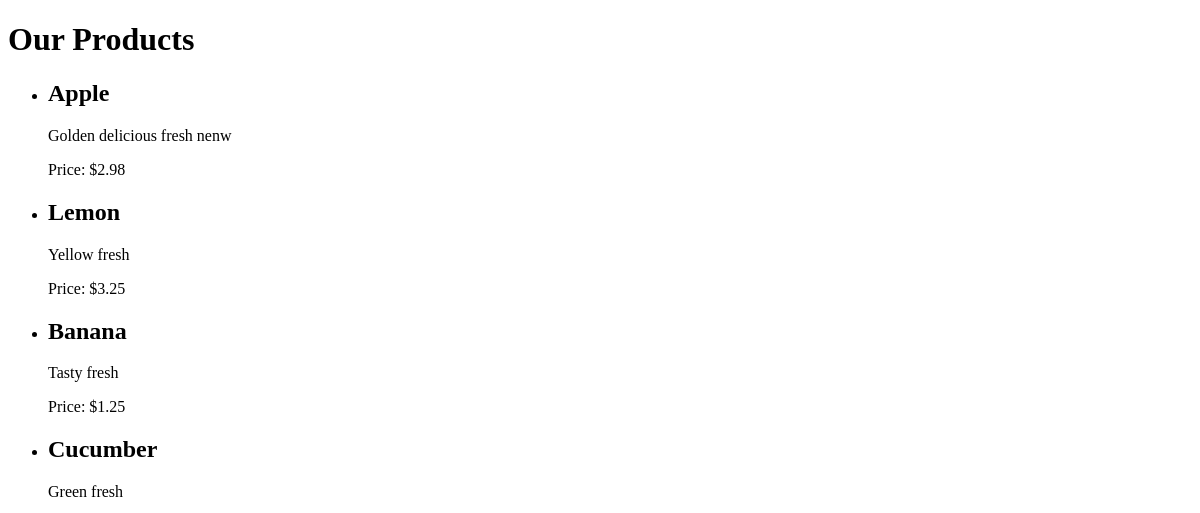
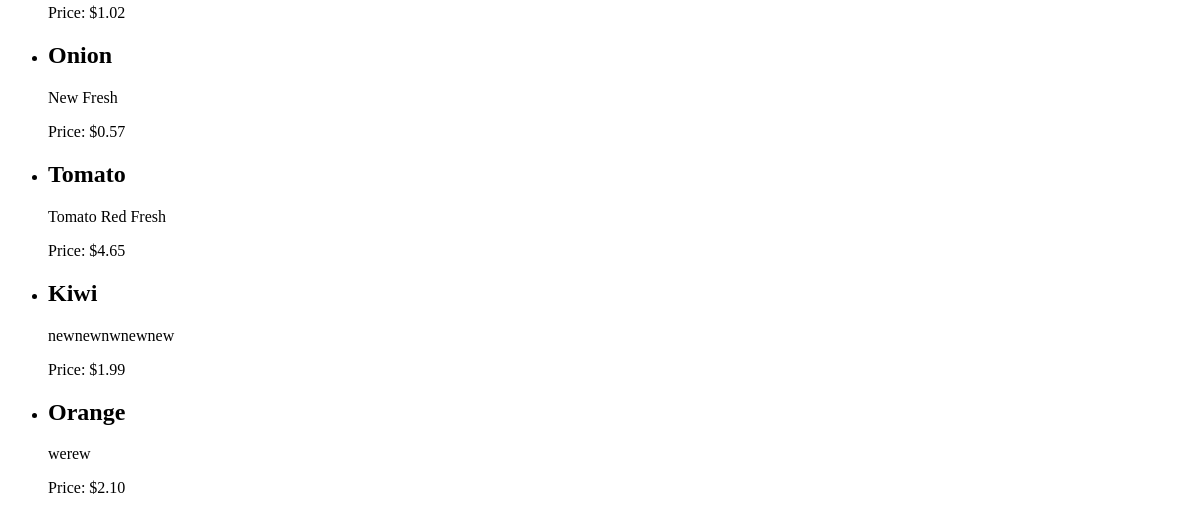
/product_list/, run on an earlier commit of the app's database (2 pictures, top to bottom).
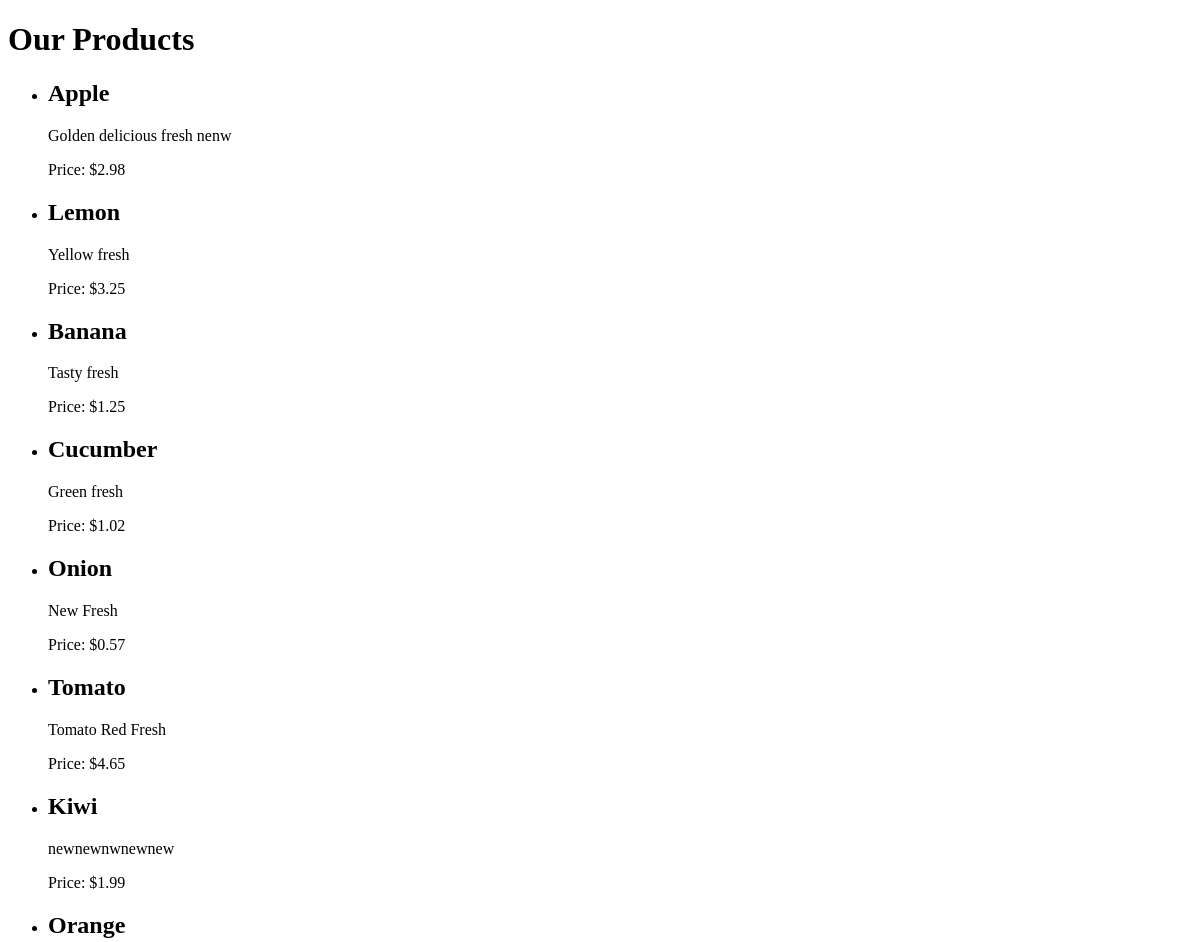
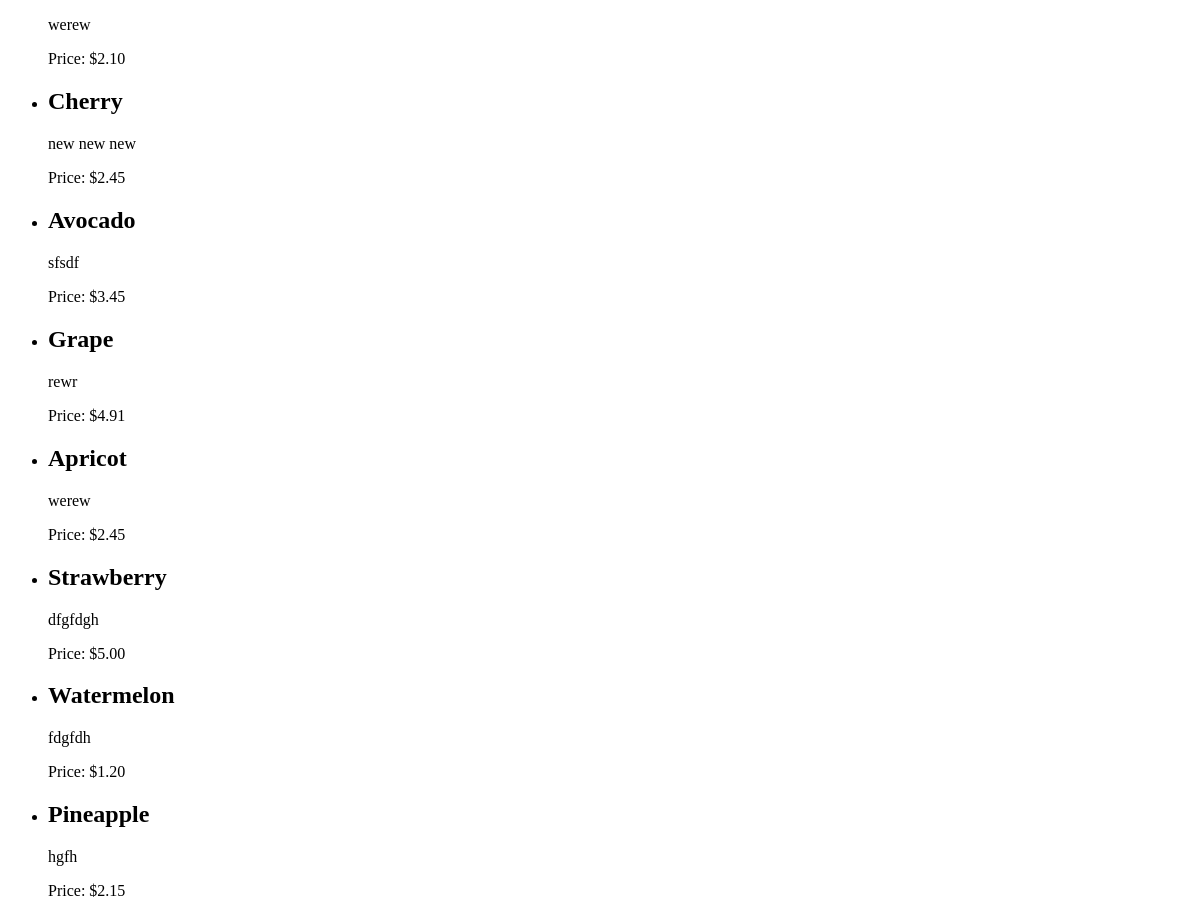
And on a later commit of the database (2 pictures, top to bottom).
### products/models.py (models this page shows, shortened)
class Product(models.Model):
    name = models.CharField(max_length=100)
    price = models.DecimalField(max_digits=10, decimal_places=2)
    description = models.TextField()
    stock = models.IntegerField()
    image = models.ImageField(upload_to='product_images/', blank=True, null=True)  # Image field

### products/views.py (the view)
# urls.py: path('product_list/', product_list, name='product_list'),  # Direct URL for product list
def product_list(request):
    products = Product.objects.all()
    return render(request, 'products/product_list.html', {'products': products})

### products/context_processors.py (called while the page is built)
def cart_counter(request):
    cart = request.session.get("cart", {})
    cart_count = sum(cart.values())
    return {"cart_count": cart_count}

### products/templates/products/product_list.html (shortened to what this page needs)
<!DOCTYPE html>
<html lang="en">
<head>
</head>
<body>
    <h1>Our Products</h1>
    <ul>
        {% for product in products %}
        <li>
            <h2>{{ product.name }}</h2>
            <p>{{ product.description }}</p>
            <p>Price: ${{ product.price }}</p>
        </li>
        {% endfor %}
    </ul>
</body>
</html>

What changed in the data, as far as the page shows it:
added Product: name "Cherry", description "new new new", price "2.45"
added Product: name "Avocado", description "sfsdf", price "3.45"
added Product: name "Grape", description "rewr", price "4.91"
added Product: name "Apricot", description "werew", price "2.45"
added Product: name "Strawberry", description "dfgfdgh", price "5.00"
added Product: name "Watermelon", description "fdgfdh", price "1.20"
added Product: name "Pineapple", description "hgfh", price "2.15"
